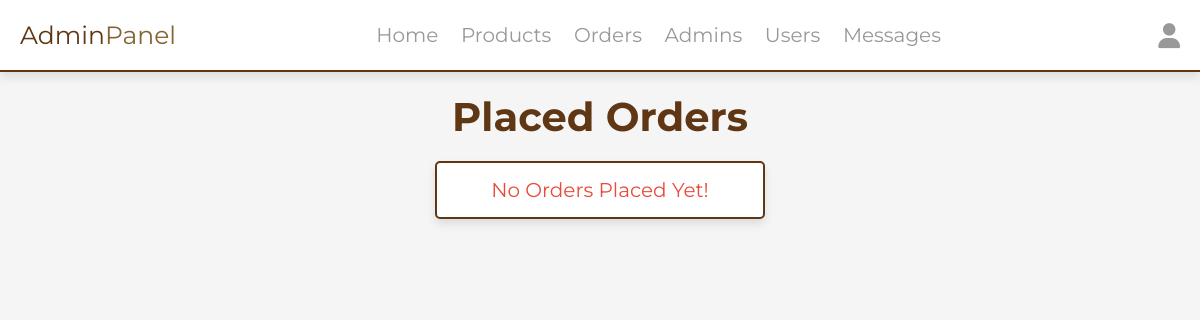
Before: /admin/placed_orders.php (signed in) with the older database file.
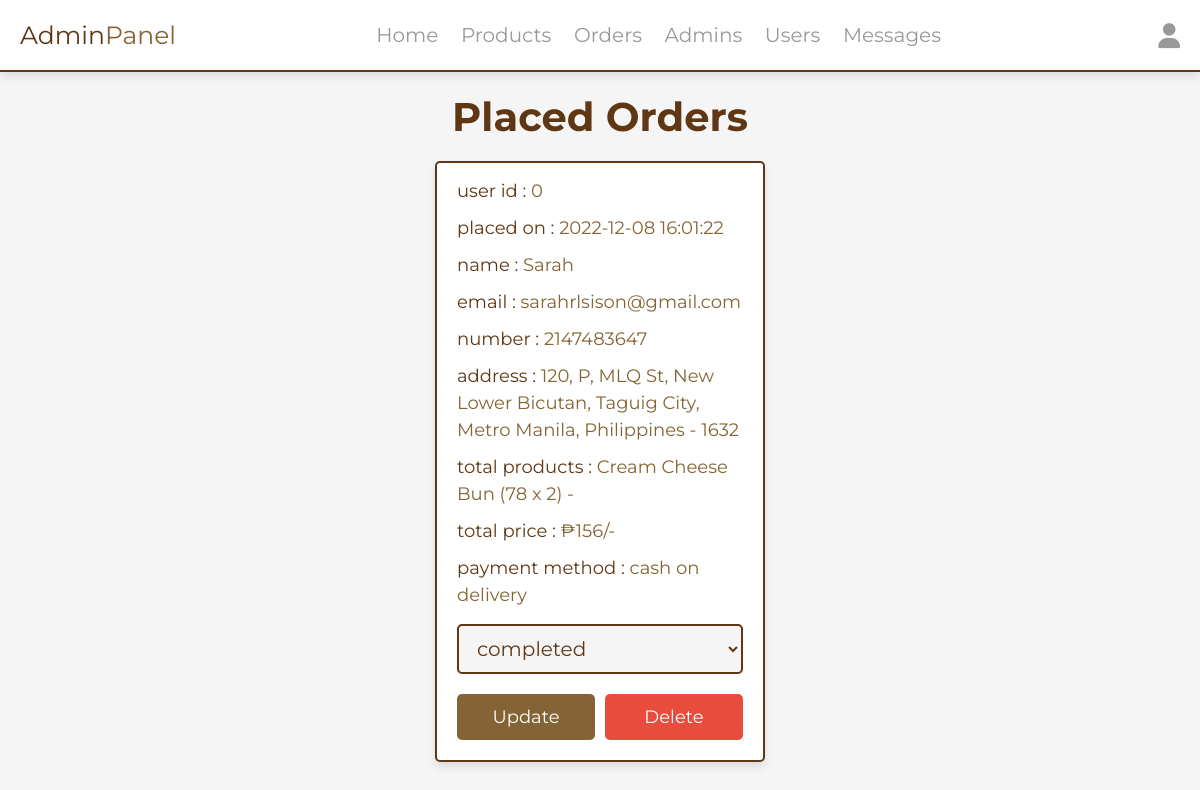
After: the same page with the newer database file.
### tables this page shows
CREATE TABLE `orders` (
  `id` int(100) NOT NULL,
  `user_id` int(100) NOT NULL,
  `name` varchar(20) NOT NULL,
  `number` varchar(10) NOT NULL,
  `email` varchar(50) NOT NULL,
  `method` varchar(50) NOT NULL,
  `address` varchar(500) NOT NULL,
  `total_products` varchar(1000) NOT NULL,
  `total_price` int(100) NOT NULL,
  `placed_on` timestamp NOT NULL DEFAULT CURRENT_TIMESTAMP ON UPDATE CURRENT_TIMESTAMP,
  `payment_status` varchar(20) NOT NULL DEFAULT 'pending'
);

### admin/placed_orders.php (the view, shortened to what this page needs)
<?php
include '../components/connect.php';
?>
<!DOCTYPE html>
<html lang="en">
<head>
   <link rel="stylesheet" href="https://cdnjs.cloudflare.com/ajax/libs/font-awesome/6.1.1/css/all.min.css">
   <link rel="stylesheet" href="../css/admin_style.css">
</head>
<body>
<?php include '../components/admin_header.php' ?>
<section class="placed-orders">
   <h1 class="heading">placed orders</h1>
   <div class="box-container">
   <?php
      $select_orders = $conn->prepare("SELECT * FROM `orders`");
      $select_orders->execute();
      if($select_orders->rowCount() > 0){
         while($fetch_orders = $select_orders->fetch(PDO::FETCH_ASSOC)){
   ?>
   <div class="box">
      <p> user id : <span><?= $fetch_orders['user_id']; ?></span> </p>
      <p> placed on : <span><?= $fetch_orders['placed_on']; ?></span> </p>
      <p> name : <span><?= $fetch_orders['name']; ?></span> </p>
      <p> email : <span><?= $fetch_orders['email']; ?></span> </p>
      <p> number : <span><?= $fetch_orders['number']; ?></span> </p>
      <p> address : <span><?= $fetch_orders['address']; ?></span> </p>
      <p> total products : <span><?= $fetch_orders['total_products']; ?></span> </p>
      <p> total price : <span>₱<?= $fetch_orders['total_price']; ?>/-</span> </p>
      <p> payment method : <span><?= $fetch_orders['method']; ?></span> </p>
      <form action="" method="POST">
         <select name="payment_status" class="drop-down">
            <option value="" selected disabled><?= $fetch_orders['payment_status']; ?></option>
         </select>
         <div class="flex-btn">
            <input type="submit" value="update" class="btn" name="update_payment">
            <a href="placed_orders.php?delete=<?= $fetch_orders['id']; ?>" class="delete-btn" onclick="return confirm('delete this order?');">delete</a>
         </div>
      </form>
   </div>
   <?php
      }
   }else{
      echo '<p class="empty">no orders placed yet!</p>';
   }
   ?>
   </div>
</section>
</body>
</html>

### components/admin_header.php (shortened to what this page needs)
<header class="header">
   <section class="flex">
      <a href="dashboard.php" class="logo">Admin<span>Panel</span></a>
      <nav class="navbar">
         <a href="dashboard.php">Home</a>
         <a href="products.php">Products</a>
         <a href="placed_orders.php">Orders</a>
         <a href="admin_accounts.php">Admins</a>
         <a href="users_accounts.php">Users</a>
         <a href="messages.php">Messages</a>
      </nav>
      <div class="icons">
         <div id="user-btn" class="fas fa-user"></div>
      </div>
   </section>
</header>

### css/admin_style.css (style rules this page uses)
:root { --main-color:#846434; --red:#e74c3c; --orange:#c4821d; --black:#5f3714; --white:#fff; --light-bg:#f5f5f5; --light-color:#999; --border:.2rem solid var(--black); --box-shadow:0 .5rem 1rem rgba(0,0,0,.1); }
* { font-family: 'Montserrat', sans-serif; margin:0; padding:0; box-sizing: border-box; text-decoration: none; outline: none; border:none; }
html { font-size: 62.5%; overflow-x: hidden; }
body { background-color: var(--light-bg); }
section { max-width: 1200px; margin:0 auto; padding:2rem; }
.btn, .delete-btn, .option-btn { display: block; margin-top: 1rem; border-radius: .5rem; cursor: pointer; width: 100%; font-size: 1.8rem; color:var(--white); padding:1.2rem 3rem; text-transform: capitalize; text-align: center; }
.btn { background-color: var(--main-color); }
.delete-btn { background-color: var(--red); }
.flex-btn { display: flex; gap:1rem; }
.heading { text-align: center; margin-bottom: 2rem; text-transform: capitalize; color:var(--black); font-size: 4rem; }
.header { position: sticky; top:0; left:0; right:0; background-color: var(--white); box-shadow: var(--box-shadow); z-index: 1000; border-bottom: var(--border); }
.header .flex { display: flex; align-items: center; justify-content: space-between; position: relative; }
.header .flex .logo { font-size: 2.5rem; color:var(--black); }
.header .flex .logo span { color:var(--main-color); }
.header .flex .navbar a { margin:0 1rem; font-size: 2rem; color:var(--light-color); }
.header .flex .icons > * { font-size: 2.5rem; cursor: pointer; color:var(--light-color); margin-left: 1.7rem; }
.placed-orders .box-container { display: grid; grid-template-columns: repeat(auto-fit, 33rem); gap:1.5rem; justify-content: center; align-items: flex-start; }
.placed-orders .box-container .box { background-color: var(--white); border-radius: .5rem; box-shadow: var(--box-shadow); border:var(--border); padding:2rem; padding-top: 1rem; }
.placed-orders .box-container .box p { padding: .5rem 0; line-height: 1.5; font-size: 1.8rem; color:var(--black); }
.placed-orders .box-container .box p span { color:var(--main-color); }
.placed-orders .box-container .box .drop-down { width: 100%; margin:1rem 0; background-color: var(--light-bg); padding:1rem 1.4rem; font-size: 2rem; color:var(--black); border:var(--border); border-radius: .5rem; }
.empty { border:var(--border); border-radius: .5rem; background-color: var(--white); padding:1.5rem; text-align: center; width: 100%; font-size: 2rem; text-transform: capitalize; color:var(--red); box-shadow: var(--box-shadow); }

Changed rows visible on the page:
added orders: user "0", placed_on "2022-12-08 16:01:22", name "Sarah", email "sarahrlsison@gmail.com", number "2147483647", address "120, P, MLQ St, New Lower Bicutan, Taguig City, Metro Manila, Philippines - 1632", total_products "Cream Cheese Bun (78 x 2) -", total_price "156", method "cash on delivery", payment_status "completed"
Other visible differences:
text no longer shown: "No Orders Placed Yet!"
